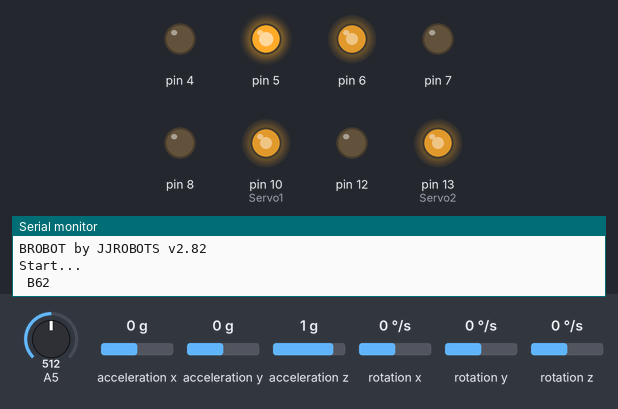
The sketch below on a simulated Arduino Leonardo, built with avr-gcc and run on an emulated ATmega32U4. Shown: output pins drawn as LEDs (lit = HIGH), the last lines printed to the serial monitor. Wiring (inferred from the names in the program): MPU-6050 motion sensor at I2C address 0x68. The inputs (shaded band) are chosen by the test bench; at power-on: acceleration z 1 g, acceleration y 0 g, A5 = 512, acceleration x 0 g, rotation x 0 °/s, rotation y 0 °/s, rotation z 0 °/s. The modem accepts every AT command (registered, SIM ready, sends succeed) and sends nothing else.

Above: at 19.3 s.
19.4 s: acceleration z set to 0.1 g
20.9 s: acceleration z set to -0.2 g
At 21.8 s:
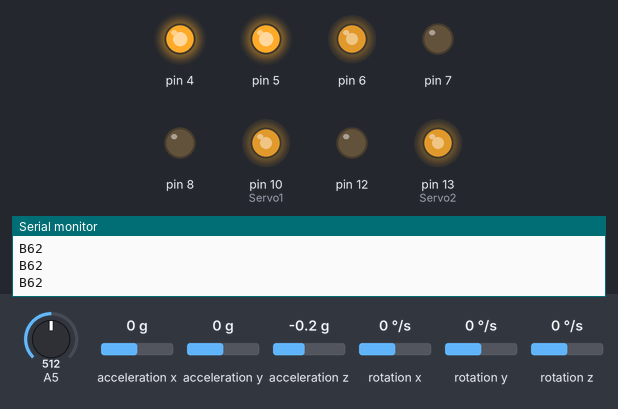
22.7 s: acceleration y set to -0.2 g
At 24.3 s:
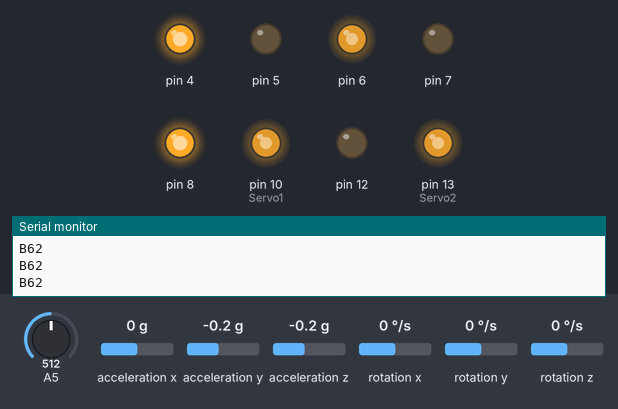
27.8 s: acceleration y set to 0.8 g
At 28.21 s:
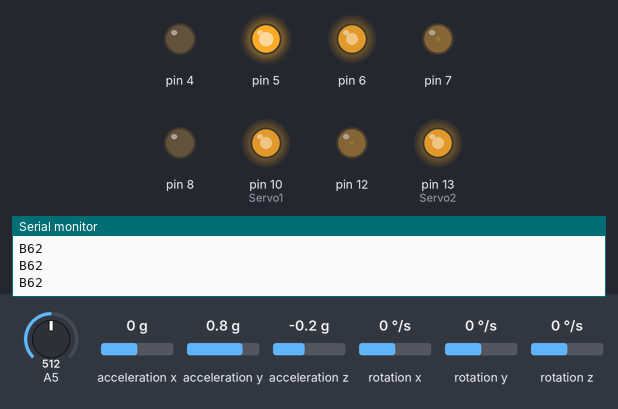
Timing chart, 0 to 30.8 s (numbered marks = the images above; inputs shaded):
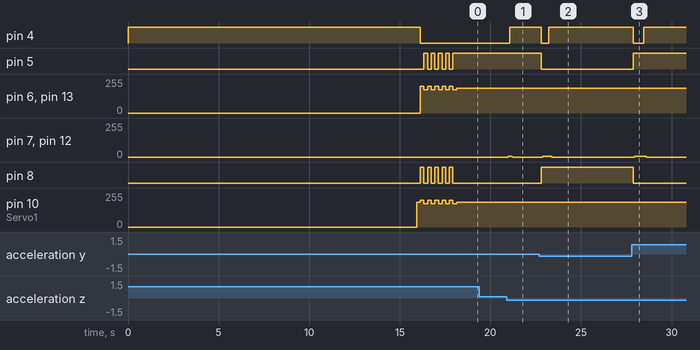

Measured:
- the behaviour switches between 0 and -0.1 g on acceleration z (found by bisection; images 0 and 1)
- the behaviour switches between 0 and -0.1 g on acceleration y (found by bisection; images 1 and 2)
- after the input at 20.9 s, pin 4: LOW → HIGH after 0.17 s; pin 7, pin 12: 0/255 → 7/255 after 0.09 s, → 0/255 0.20 s later
- after the input at 22.7 s, pin 4: HIGH → LOW after 0.12 s, → HIGH 0.40 s later; pin 5: HIGH → LOW after 0.12 s; pin 7, pin 12: 0/255 → 6/255 after 0.20 s, → 0/255 0.48 s later; pin 8: LOW → HIGH after 0.12 s
- after the input at 27.8 s, pin 4: HIGH → LOW after 0.09 s, → HIGH 0.58 s later; pin 5: LOW → HIGH after 0.09 s; pin 7, pin 12: 0/255 → 7/255 after 0.17 s, → 0/255 0.64 s later; pin 8: HIGH → LOW after 0.09 s
- by itself, pin 6, pin 13 (Servo2): repeats every 0.40 s: 200/255 0.20 s, 175/255 0.20 s, until it stays 187/255 from 18.1 s
- by itself, pin 10 (Servo1): repeats every 0.40 s: 175/255 0.20 s, 200/255 0.20 s, until it stays 187/255 from 18.1 s

The sketch:

Servos.ino
```cpp
/*
 * @Author: ylt
 * @Date: 2019-10-11 12:44:21
 * @LastEditors: ylt
 * @LastEditTime: 2019-10-29 16:38:54
 * @FilePath: \BROBOT_EVO2\Servos.ino
 */

// Servo and aux functions

//#include "Arduino.h"

// Default servo definitions
#define SERVO1_AUX_NEUTRO 1500 // Servo neutral position
#define SERVO1_MIN_PULSEWIDTH 500
#define SERVO1_MAX_PULSEWIDTH 2500
#define SERVO2_AUX_NEUTRO 1500 // Servo neutral position
#define SERVO2_MIN_PULSEWIDTH 500
#define SERVO2_MAX_PULSEWIDTH 2500


float BATT_VOLT_FACTOR = 81.84;
float BATT_VOLT_FIRST;
float BATT_VOLT_SECOND;
float BATT_VOLT_DOWN;
float BATT_MAX_VOLT = 8.4 - BATT_VOLT_DOWN;
float BATT_MIN_VOLT = 6.4 - BATT_VOLT_DOWN;

float battery;
float BATT_VOLT_ACTUALLY;

float BATT_VOLT_ACTUALLY_PER;

// Init servo on T4 timer. Output OC4B (Leonardo Pin10)
// We configure the Timer4 for 11 bits PWM (enhacend precision) and 16.3ms period (OK for most servos)
// Resolution: 8us per step (this is OK for servos, around 175 steps for typical servo)
void BROBOT_initServo()
{
  int temp;

  // Initialize Timer4 as Fast PWM
  TCCR4A = (1 << PWM4A) | (1 << PWM4B);
  TCCR4B = 0;
  TCCR4C = (1 << PWM4D);
  TCCR4D = 0;
  TCCR4E = (1 << ENHC4); // Enhaced -> 11 bits

  temp = 1500 >> 3;
  TC4H = temp >> 8;
  OCR4B = temp & 0xff;

  // Reset timer
  TC4H = 0;
  TCNT4 = 0;

  // Set TOP to 1023 (10 bit timer)
  TC4H = 3;
  OCR4C = 0xFF;

  // OC4A = PC7 (Pin13)  OC4B = PB6 (Pin10)   OC4D = PD7 (Pin6)
  // Set pins as outputs
  DDRB |= (1 << 6); // OC4B = PB6 (Pin10 on Leonardo board)
  DDRC |= (1 << 7); // OC4A = PC7 (Pin13 on Leonardo board)
  DDRD |= (1 << 7); // OC4D = PD7 (Pin6 on Leonardo board)

  //Enable OC4A and OC4B and OCR4D output
  TCCR4A |= (1 << COM4B1) | (1 << COM4A1);
  TCCR4C |= (1 << COM4D1);
  // set prescaler to 256 and enable timer    16Mhz/256/1024 = 61Hz (16.3ms)
  TCCR4B = (1 << CS43) | (1 << CS40);
}

void BROBOT_moveServo1(int pwm)
{
  pwm = constrain(pwm, SERVO1_MIN_PULSEWIDTH, SERVO1_MAX_PULSEWIDTH) >> 3; // Check max values and Resolution: 8us
  // 11 bits => 3 MSB bits on TC4H, LSB bits on OCR4B
  TC4H = pwm >> 8;
  OCR4B = pwm & 0xFF;
}

void BROBOT_moveServo2(int pwm)
{
  pwm = constrain(pwm, SERVO2_MIN_PULSEWIDTH, SERVO2_MAX_PULSEWIDTH) >> 3; // Check max values and Resolution: 8us
  // 11 bits => 3 MSB bits on TC4H, LSB bits on OCR4B
  TC4H = pwm >> 8;
  OCR4A = pwm & 0xFF; // 2.0 or 2.3  boards servo2 output
  OCR4D = pwm & 0xFF; // 2.1 or 2.4  boards servo2 output
}

// output : Battery voltage*10 (aprox) and noise filtered
int BROBOT_readBattery(bool first_time)
{
  BATT_VOLT_ACTUALLY = analogRead(5) / BATT_VOLT_FACTOR;
  //BATT_VOLT_ACTUALLY_PER = (BATT_VOLT_ACTUALLY - BATT_MIN_VOLT) / (BATT_MAX_VOLT - BATT_MIN_VOLT);
  if (first_time)
  {
    //BATT_VOLT_FIRST = BATT_VOLT_ACTUALLY;
    battery = BATT_VOLT_ACTUALLY * 10;
  }
  else
    battery = (battery * 9 + BATT_VOLT_ACTUALLY * 10) / 10;
  return battery;
}
```

Control.ino
```cpp
/*
 * @Author: ylt
 * @Date: 2019-10-11 12:44:21
 * @LastEditors: ylt
 * @LastEditTime: 2019-10-29 16:38:25
 * @FilePath: \BROBOT_EVO2\Control.ino
 */

// Control functions (PID controls, Steppers control...)

// PD controller implementation(Proportional, derivative). DT in seconds
float stabilityPDControl(float DT, float input, float setPoint,  float Kp, float Kd)
{
  float error;
  float output;

  error = setPoint - input;

  // Kd is implemented in two parts
  //    The biggest one using only the input (sensor) part not the SetPoint input-input(t-1).
  //    And the second using the setpoint to make it a bit more agressive   setPoint-setPoint(t-1)
  float Kd_setPoint = constrain((setPoint - setPointOld), -8, 8); // We limit the input part...
  output = Kp * error + (Kd * Kd_setPoint - Kd * (input - PID_errorOld)) / DT;
  //Serial.print(Kd*(error-PID_errorOld));Serial.print("\t");
  //PID_errorOld2 = PID_errorOld;
  PID_errorOld = input;  // error for Kd is only the input component
  setPointOld = setPoint;
  return (output);
}


// PI controller implementation (Proportional, integral). DT in seconds
float speedPIControl(float DT, int16_t input, int16_t setPoint,  float Kp, float Ki)
{
  int16_t error;
  float output;

  error = setPoint - input;
  PID_errorSum += constrain(error, -ITERM_MAX_ERROR, ITERM_MAX_ERROR);
  PID_errorSum = constrain(PID_errorSum, -ITERM_MAX, ITERM_MAX);

  //Serial.println(PID_errorSum);

  output = Kp * error + Ki * PID_errorSum * DT; // DT is in miliseconds...
  return (output);
}


float positionPDControl(long actualPos, long setPointPos, float Kpp, float Kdp, int16_t speedM)
{
  float output;
  float P;

  P = constrain(Kpp * float(setPointPos - actualPos), -115, 115); // Limit command
  output = P + Kdp * float(speedM);
  return (output);
}

// TIMER 1 : STEPPER MOTOR1 SPEED CONTROL
ISR(TIMER1_COMPA_vect)
{
  if (dir_M1 == 0) // If we are not moving we dont generate a pulse
    return;
  // We generate 1us STEP pulse
  SET(PORTE, 6); // STEP MOTOR 1
  //delay_1us();
  if (dir_M1 > 0)
    steps1--;
  else
    steps1++;
  CLR(PORTE, 6);
}
// TIMER 3 : STEPPER MOTOR2 SPEED CONTROL
ISR(TIMER3_COMPA_vect)
{
  if (dir_M2 == 0) // If we are not moving we dont generate a pulse
    return;
  // We generate 1us STEP pulse
  SET(PORTD, 6); // STEP MOTOR 2
  //delay_1us();
  if (dir_M2 > 0)
    steps2--;
  else
    steps2++;
  CLR(PORTD, 6);
}


// Set speed of Stepper Motor1
// tspeed could be positive or negative (reverse)
void setMotorSpeedM1(int16_t tspeed)
{
  long timer_period;
  int16_t speed;

  // Limit max speed?

  // WE LIMIT MAX ACCELERATION of the motors
  if ((speed_M1 - tspeed) > MAX_ACCEL)
    speed_M1 -= MAX_ACCEL;
  else if ((speed_M1 - tspeed) < -MAX_ACCEL)
    speed_M1 += MAX_ACCEL;
  else
    speed_M1 = tspeed;

#if MICROSTEPPING==16
  speed = speed_M1 * 50; // Adjust factor from control output speed to real motor speed in steps/second
#else
  speed = speed_M1 * 25; // 1/8 Microstepping
#endif

  if (speed == 0)
  {
    timer_period = ZERO_SPEED;
    dir_M1 = 0;
  }
  else if (speed > 0)
  {
    timer_period = 2000000 / speed; // 2Mhz timer
    dir_M1 = 1;
    SET(PORTB, 4); // DIR Motor 1 (Forward)
  }
  else
  {
    timer_period = 2000000 / -speed;
    dir_M1 = -1;
    CLR(PORTB, 4); // Dir Motor 1
  }
  if (timer_period > 65535)   // Check for minimun speed (maximun period without overflow)
    timer_period = ZERO_SPEED;

  OCR1A = timer_period;
  // Check  if we need to reset the timer...
  if (TCNT1 > OCR1A)
    TCNT1 = 0;
}

// Set speed of Stepper Motor2
// tspeed could be positive or negative (reverse)
void setMotorSpeedM2(int16_t tspeed)
{
  long timer_period;
  int16_t speed;

  // Limit max speed?

  // WE LIMIT MAX ACCELERATION of the motors
  if ((speed_M2 - tspeed) > MAX_ACCEL)
    speed_M2 -= MAX_ACCEL;
  else if ((speed_M2 - tspeed) < -MAX_ACCEL)
    speed_M2 += MAX_ACCEL;
  else
    speed_M2 = tspeed;

#if MICROSTEPPING==16
  speed = speed_M2 * 50; // Adjust factor from control output speed to real motor speed in steps/second
#else
  speed = speed_M2 * 25; // 1/8 Microstepping
#endif

  if (speed == 0)
  {
    timer_period = ZERO_SPEED;
    dir_M2 = 0;
  }
  else if (speed > 0)
  {
    timer_period = 2000000 / speed; // 2Mhz timer
    dir_M2 = 1;
    CLR(PORTC, 6);   // Dir Motor2 (Forward)
  }
  else
  {
    timer_period = 2000000 / -speed;
    dir_M2 = -1;
    SET(PORTC, 6);  // DIR Motor 2
  }
  if (timer_period > 65535)   // Check for minimun speed (maximun period without overflow)
    timer_period = ZERO_SPEED;

  OCR3A = timer_period;
  // Check  if we need to reset the timer...
  if (TCNT3 > OCR3A)
    TCNT3 = 0;
}
```

Network.ino
```cpp
/*
 * @Author: ylt
 * @Date: 2019-10-11 12:44:21
 * @LastEditors: ylt
 * @LastEditTime: 2019-10-29 16:37:58
 * @FilePath: \BROBOT_EVO2\Network.ino
 */

// Read control PID parameters from user. This is only for advanced users that want to "play" with the controllers...
void readControlParameters()
{
  // Parameters Mode (page2 controls)
  // Parameter initialization (first time we enter page2)
  if (!modifing_control_parameters)
  {
    for (uint8_t i = 0; i < 4; i++)
      OSCfader[i] = 0.5;
    OSCtoggle[0] = 0;

    modifing_control_parameters = true;
    Serial1.println("$P2");
  }
  // User could adjust KP, KD, KP_THROTTLE and KI_THROTTLE (fadder1,2,3,4)
  // Now we need to adjust all the parameters all the times because we dont know what parameter has been moved
  Kp_user = KP * 2 * OSCfader[0];
  Kd_user = KD * 2 * OSCfader[1];
  Kp_thr_user = KP_THROTTLE * 2 * OSCfader[2];
  Ki_thr_user = KI_THROTTLE * 2 * OSCfader[3];
  // Send a special telemetry message with the new parameters
  char auxS[50];
  sprintf(auxS, "$tP,%d,%d,%d,%d", int(Kp_user * 1000), int(Kd_user * 1000), int(Kp_thr_user * 1000), int(Ki_thr_user * 1000));
  Serial1.println(auxS);

#if DEBUG>0
  Serial.print("Par: ");
  Serial.print(Kp_user);
  Serial.print(" ");
  Serial.print(Kd_user);
  Serial.print(" ");
  Serial.print(Kp_thr_user);
  Serial.print(" ");
  Serial.println(Ki_thr_user);
#endif

  // Calibration mode??
  if (OSCpush[2]==1)
  {
    Serial.print("Calibration MODE ");
    angle_offset = angle_adjusted_filtered;
    Serial.println(angle_offset);
  }

  // Kill robot => Sleep
  while (OSCtoggle[0] == 1)
  {
    //Reset external parameters
    PID_errorSum = 0;
    timer_old = millis();
    setMotorSpeedM1(0);
    setMotorSpeedM2(0);
    digitalWrite(4, HIGH);  // Disable motors
    OSC_MsgRead();
  }
}


int ESPwait(String stopstr, int timeout_secs)
{
  String response;
  bool found = false;
  char c;
  long timer_init;
  long timer;

  timer_init = millis();
  while (!found) {
    timer = millis();
    if (((timer - timer_init) / 1000) > timeout_secs) { // Timeout?
      Serial.println("!Timeout!");
      return 0;  // timeout
    }
    if (Serial1.available()) {
      c = Serial1.read();
      Serial.print(c);
      response += c;
      if (response.endsWith(stopstr)) {
        found = true;
        delay(10);
        Serial1.flush();
        Serial.println();
      }
    } // end Serial1_available()
  } // end while (!found)
  return 1;
}

// getMacAddress from ESP wifi module
int ESPgetMac()
{
  char c1, c2;
  bool timeout = false;
  long timer_init;
  long timer;
  uint8_t state = 0;
  uint8_t index = 0;

  MAC = "";
  timer_init = millis();
  while (!timeout) {
    timer = millis();
    if (((timer - timer_init) / 1000) > 5) // Timeout?
      timeout = true;
    if (Serial1.available()) {
      c2 = c1;
      c1 = Serial1.read();
      Serial.print(c1);
      switch (state) {
        case 0:
          if (c1 == ':')
            state = 1;
          break;
        case 1:
          if (c1 == '\r') {
            MAC.toUpperCase();
            state = 2;
          }
          else {
            if ((c1 != '"') && (c1 != ':'))
              MAC += c1;  // Uppercase
          }
          break;
        case 2:
          if ((c2 == 'O') && (c1 == 'K')) {
            Serial.println();
            Serial1.flush();
            return 1;  // Ok
          }
          break;
      } // end switch
    } // Serial_available
  } // while (!timeout)
  Serial.println("!Timeout!");
  Serial1.flush();
  return -1;  // timeout
}

int ESPsendCommand(char *command, String stopstr, int timeout_secs)
{
  Serial1.println(command);
  ESPwait(stopstr, timeout_secs);
  delay(250);
}
```

Source omitted: BROBOT_EHANG.ino (18367 bytes), MPU6050.ino (26499 bytes), OSC.ino (9189 bytes)
